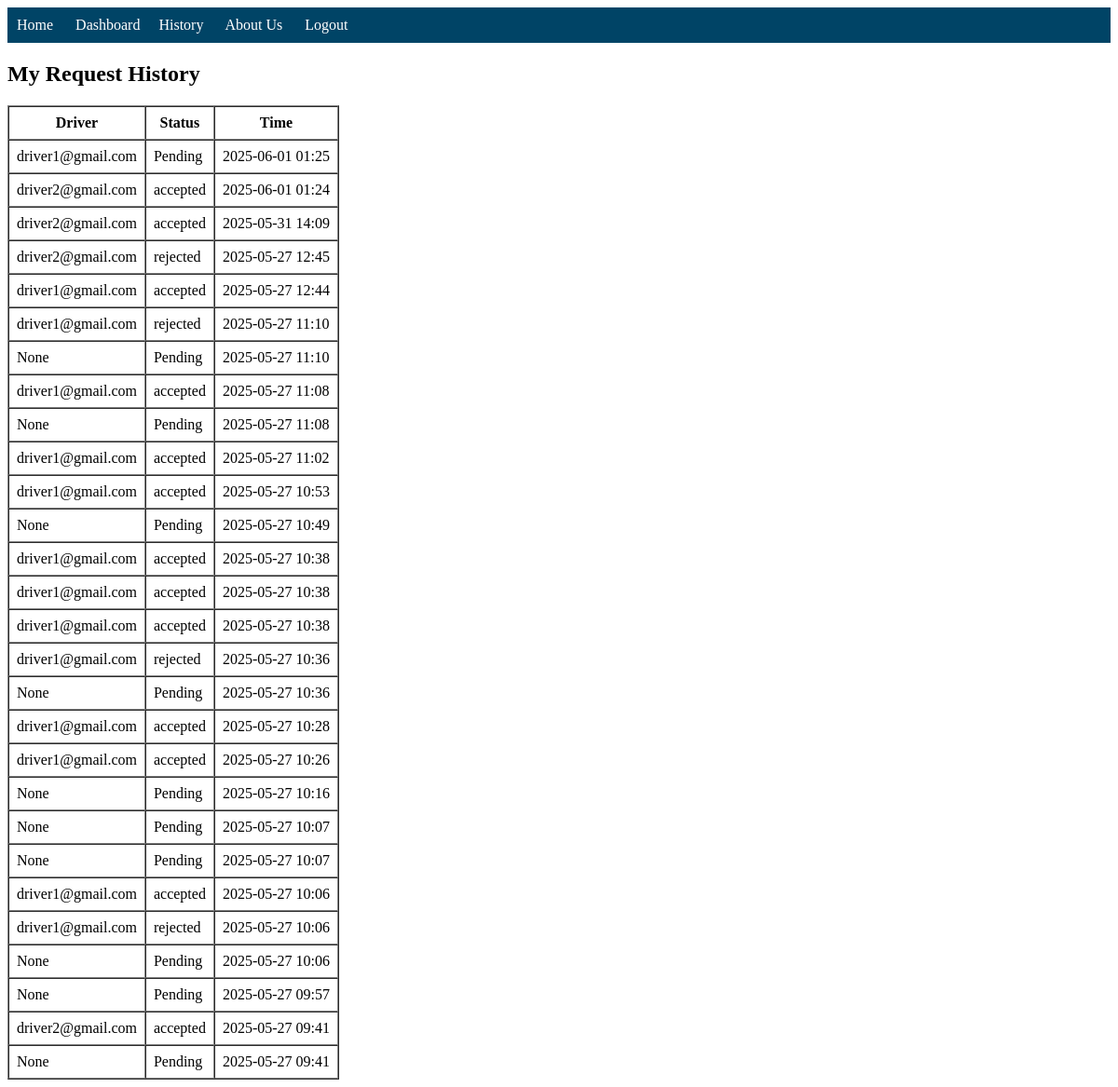
Before: /user-history (signed in) with the older database file.
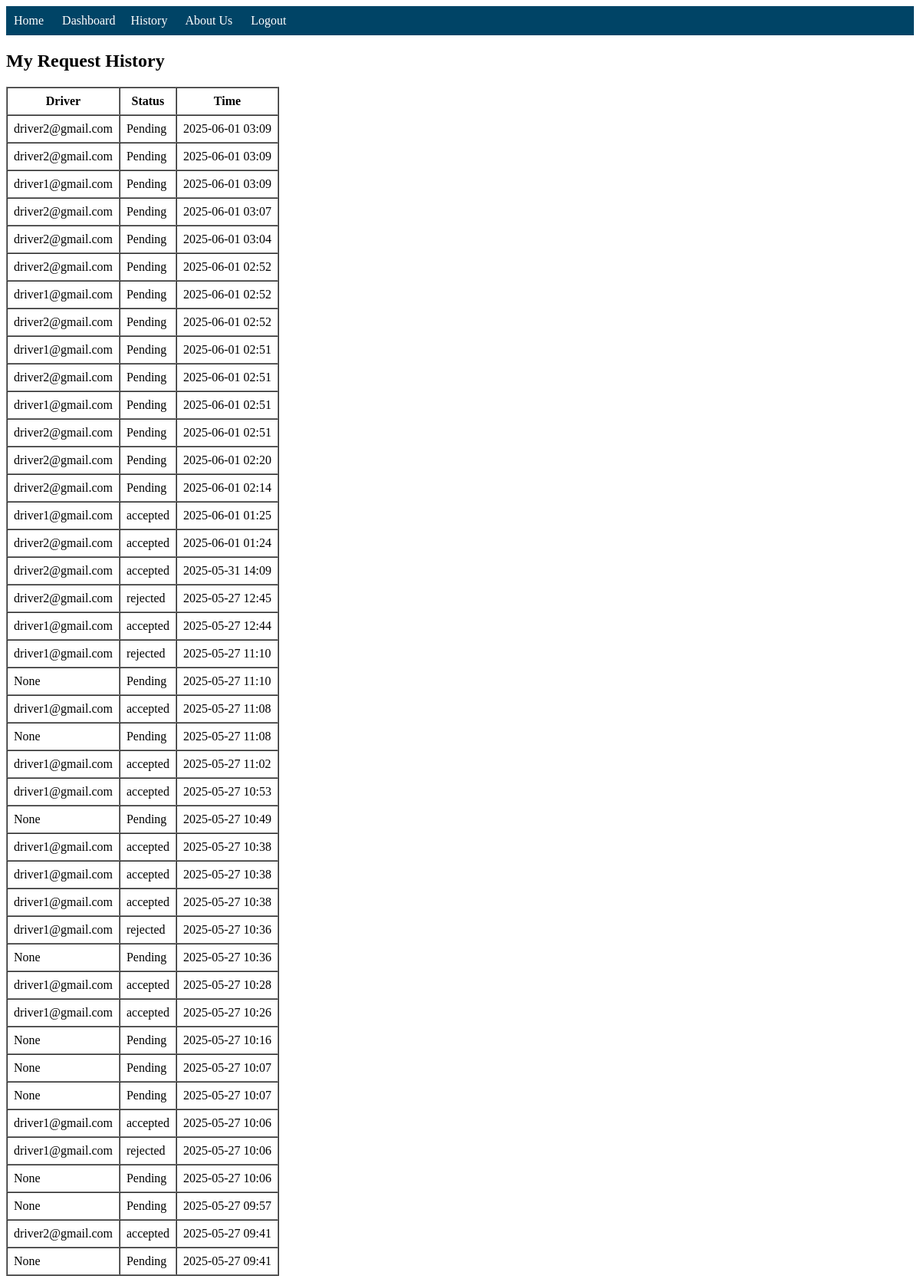
After: the same page with the newer database file.
### app.py (models this page shows)
class RideRequest(db.Model):
    __tablename__ = 'ride_request'  # explicitly define table name
    id = db.Column(db.Integer, primary_key=True)
    user_email = db.Column(db.String(100), nullable=False)
    driver_email = db.Column(db.String(100), nullable=False)
    timestamp = db.Column(db.DateTime, default=datetime.utcnow)
    status = db.Column(db.String(20), default='Pending')

### app.py (the view)
@app.route('/user-history')
def user_history():
    if 'user' not in session:
        return redirect('/login')
    requests = RideRequest.query.filter_by(user_email=session['user']).order_by(RideRequest.timestamp.desc()).all()
    return render_template('user_history.html', requests=requests)

### templates/user_history.html
{% extends 'user_base.html' %}
{% block content %}
<h2>My Request History</h2>
<table border="1" cellpadding="8" cellspacing="0">
  <tr>
    <th>Driver</th>
    <th>Status</th>
    <th>Time</th>
  </tr>
  {% for req in requests %}
  <tr>
    <td>{{ req.driver_email }}</td>
    <td>{{ req.status }}</td>
    <td>{{ req.timestamp.strftime('%Y-%m-%d %H:%M') }}</td>
  </tr>
  {% endfor %}
</table>
{% endblock %}

Changed rows visible on the page:
added RideRequest: driver_email "driver2@gmail.com", status "Pending", timestamp "2025-06-01 03:09"
added RideRequest: driver_email "driver2@gmail.com", status "Pending", timestamp "2025-06-01 03:09"
added RideRequest: driver_email "driver1@gmail.com", status "Pending", timestamp "2025-06-01 03:09"
added RideRequest: driver_email "driver2@gmail.com", status "Pending", timestamp "2025-06-01 03:07"
added RideRequest: driver_email "driver2@gmail.com", status "Pending", timestamp "2025-06-01 03:04"
added RideRequest: driver_email "driver2@gmail.com", status "Pending", timestamp "2025-06-01 02:52"
added RideRequest: driver_email "driver1@gmail.com", status "Pending", timestamp "2025-06-01 02:52"
added RideRequest: driver_email "driver2@gmail.com", status "Pending", timestamp "2025-06-01 02:52"
added RideRequest: driver_email "driver1@gmail.com", status "Pending", timestamp "2025-06-01 02:51"
added RideRequest: driver_email "driver2@gmail.com", status "Pending", timestamp "2025-06-01 02:51"
added RideRequest: driver_email "driver1@gmail.com", status "Pending", timestamp "2025-06-01 02:51"
added RideRequest: driver_email "driver2@gmail.com", status "Pending", timestamp "2025-06-01 02:51"
added RideRequest: driver_email "driver2@gmail.com", status "Pending", timestamp "2025-06-01 02:20"
added RideRequest: driver_email "driver2@gmail.com", status "Pending", timestamp "2025-06-01 02:14"
changed RideRequest (number 15 of 42 on the later page): status "Pending" → "accepted"
